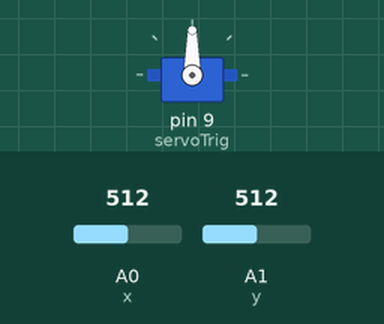
Recording of a sketch running on a simulated Arduino Uno, built with avr-gcc and run on an emulated ATmega328P. On the bench: servo. Inputs (shaded band) come from the test bench; at power-on: A1 (y) = 512, A0 (x) = 512.

Above: at 1.2 s.
1.3 s: A1 (y) set to 716
At 1.6 s:
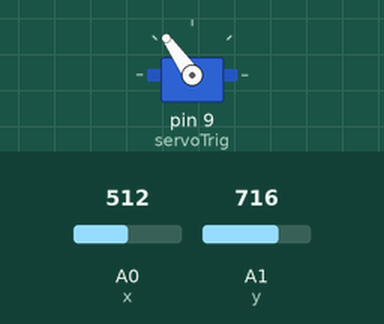
2.8 s: A1 (y) set to 900
At 3.7 s:
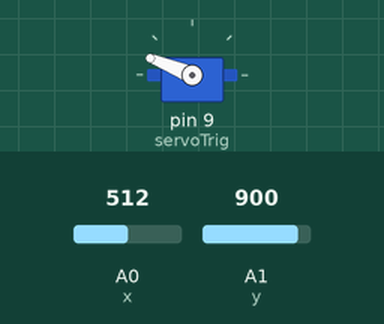
4.3 s: A1 (y) set to 1023
At 5.1 s:
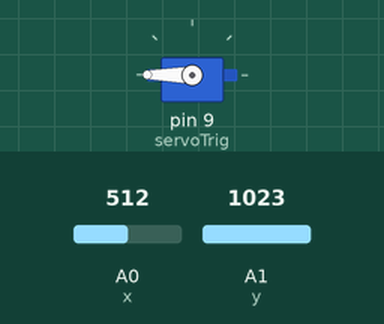
5.8 s: A1 (y) set to 306
At 7.0 s:
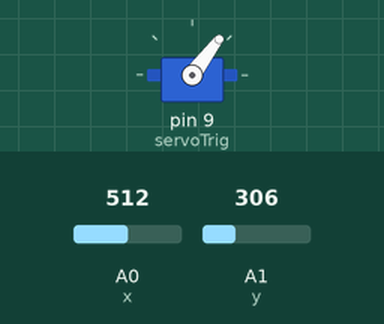
7.3 s: A1 (y) set to 122
At 8.6 s:
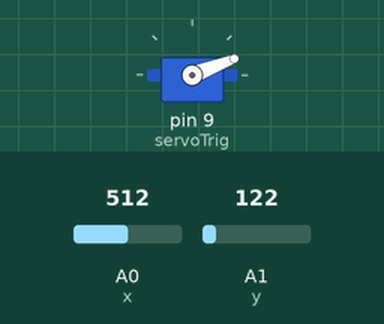
Timing chart, 0 to 9.8 s (numbered marks = the images above; inputs shaded):
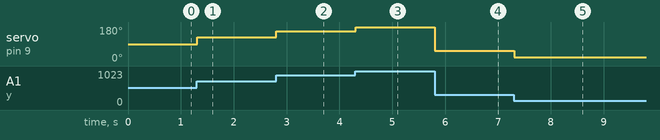

The sketch:

joystick_controlling_servo.ino
```cpp
#include<Servo.h>

Servo myServo;
const int x = A0;
const int y = A1;
const int servoTrig = 9;

void setup() {
  // put your setup code here, to run once:
  myServo.attach(servoTrig);
}

void loop() {
  // put your main code here, to run repeatedly:
  int xValue = analogRead(x);
  int yValue = analogRead(y);

  int servoX_angle = map(xValue, 0, 1023, 0, 180);
  int servoY_angle = map(yValue, 0, 1023, 0, 180);

  myServo.write(servoY_angle);
  delay(15);
}
```

Measured:
- after the input at 1.3 s, servo on pin 9 (servoTrig): 90° → 125° at once
- after the input at 2.8 s, servo on pin 9 (servoTrig): 125° → 158° at once
- after the input at 4.3 s, servo on pin 9 (servoTrig): 158° → 180° at once
- after the input at 5.8 s, servo on pin 9 (servoTrig): 180° → 53° at once
- after the input at 7.3 s, servo on pin 9 (servoTrig): 53° → 21° at once
